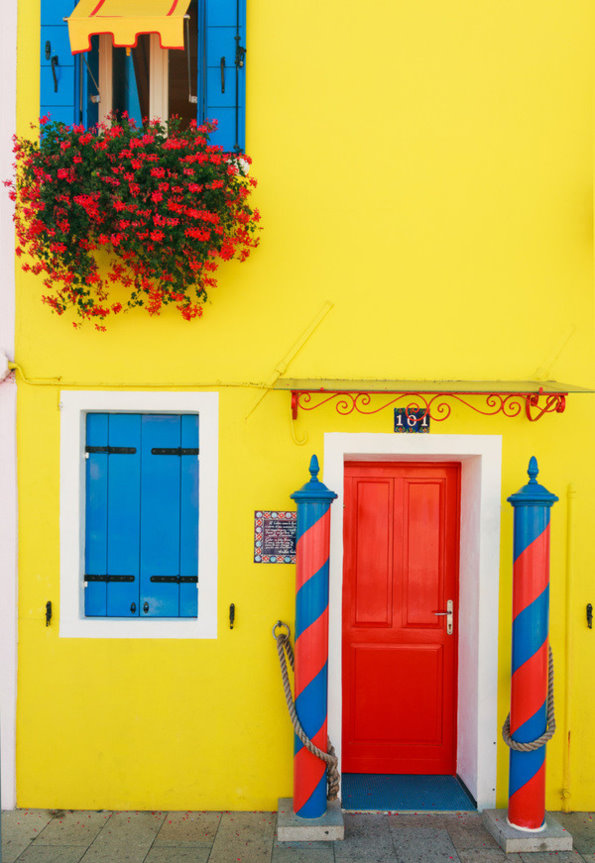
#> input picture img/amarillo.jpg, 595 x 863 px; its folder holds only this picture in this run
$ python -i colorAdj.py   (imports and definitions only)
#> lines starting #> are read from the running program, lines starting #| are printed output that depends on the picture
#Librerias a utilizar:
import os
import numpy as np
import cv2
import argparse
from matplotlib import pyplot as plt


# [11 lines left out: function image_stats, not called in this run]


def extraigo_features_dataset():
    grupos=[]
    num_clusters=14
    for i in range(num_clusters):
        path='./styleLib/'+ str(i)
        dirs=os.listdir(path)
        g=[]
        for img in dirs:
            pic=cv2.imread(os.path.join(path,img))

            #Paso todas las imágenes a LAB
            pic=cv2.cvtColor(pic, cv2.COLOR_BGR2LAB)
            g.append(pic)
        grupos.append(g)

    #Extraigo el vector de características promedio en cada grupo:
    features=[]
    for k in range(num_clusters):
        features_group=[]
        for img in grupos[k]:
            f=image_stats(img) #(l_mean, l_std, a_mean, a_std, b_mean, b_std)
            features_group.append(f)
        features_group=np.array(features_group)

        L_m  =   np.mean(   features_group[:,0]   )
        L_std=   np.mean(   features_group[:,1]   )
        a_m  =   np.mean(   features_group[:,2]   )
        a_std=   np.mean(   features_group[:,3]   )
        b_m  =   np.mean(   features_group[:,4]   )
        b_std=   np.mean(   features_group[:,5]   )

        features.append([L_m ,L_std,a_m,a_std,b_m,b_std])
    return features,grupos

# [55 lines left out: functions color_transfer, show_image, not called in this run]


def Color_adjustment(img):
    #extraigo features del dataset:
    img = cv2.cvtColor(img, cv2.COLOR_BGR2LAB).astype("float32")

    features_dataset, dataset= extraigo_features_dataset() #todo en espacio color LAB

    features_img=image_stats(img) #features de la imagen

    #me fijo la feature mas cercana:
    features_dataset=np.array(features_dataset)

    features_img=np.array(features_img)
    dist= np.sqrt(np.sum( (features_dataset- features_img )**2, axis=1))
    ind=np.argmin(dist)
    transferred = color_transfer(features_dataset[ind] , img)
    return transferred


>>> import cv2
>>> picture = cv2.imread('../img/amarillo.jpg')
#> picture is the input picture: shape (863, 595, 3); mean B, G, R 79.1, 164.8, 190.2
>>> result = Color_adjustment(picture)
#> in Color_adjustment, `img = cv2.cvtColor(img, cv2.COLOR_BGR2LAB).astype("float32")`:
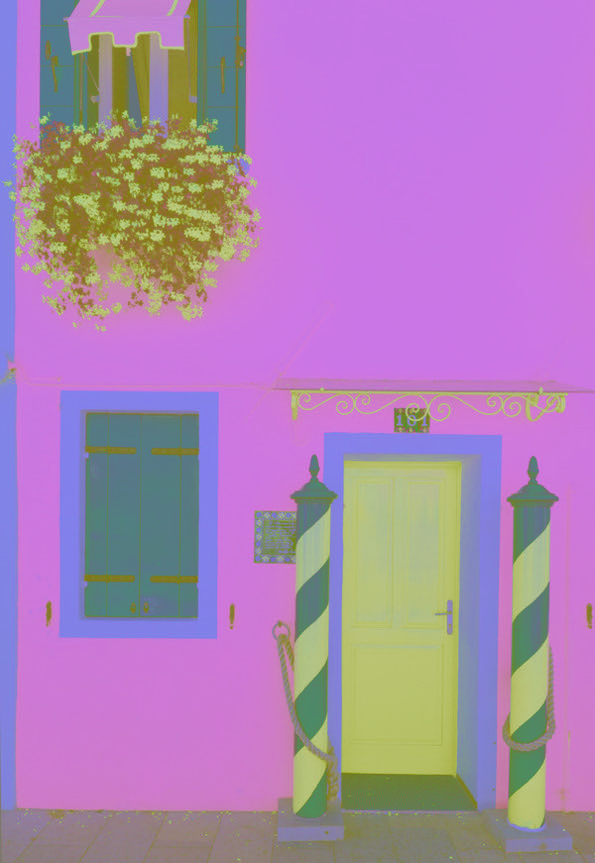
#> img: shape (863, 595, 3) float32; mean of channels 0, 1, 2 178.2, 131.5, 173.2; drawn as B, G, R
#> (the run stopped early here; a loop or call above may not have finished)

$ run again, on img/fing.jpg
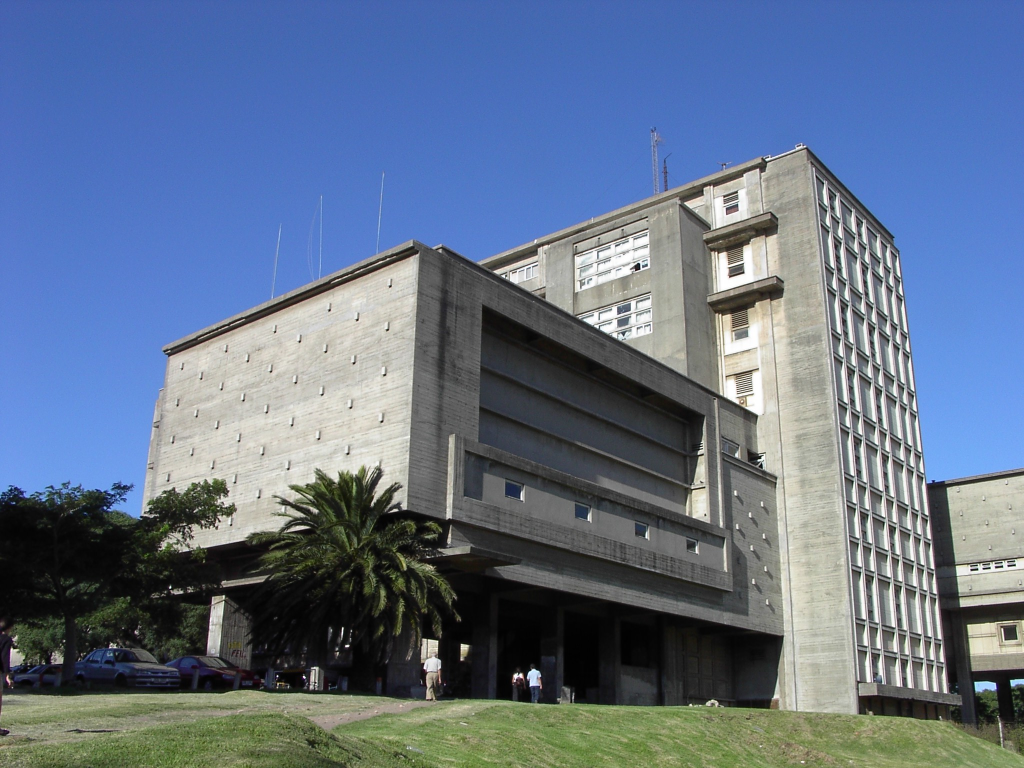
#> input picture img/fing.jpg, 2048 x 1536 px (shown at 1/2 size)
#> picture is the input picture: shape (1536, 2048, 3); mean B, G, R 138.6, 114.3, 97.8
#> in Color_adjustment, `img = cv2.cvtColor(img, cv2.COLOR_BGR2LAB).astype("float32")`:
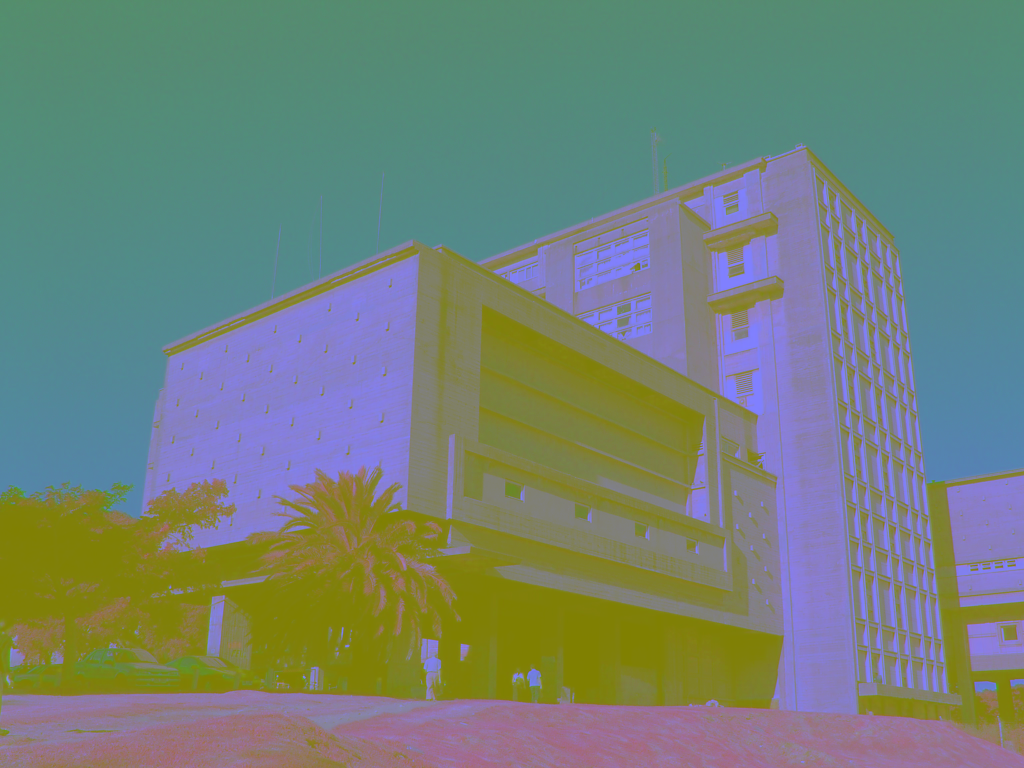
#> img: shape (1536, 2048, 3) float32 (shown at 1/2 size); mean of channels 0, 1, 2 119.9, 131.1, 113.1; drawn as B, G, R
